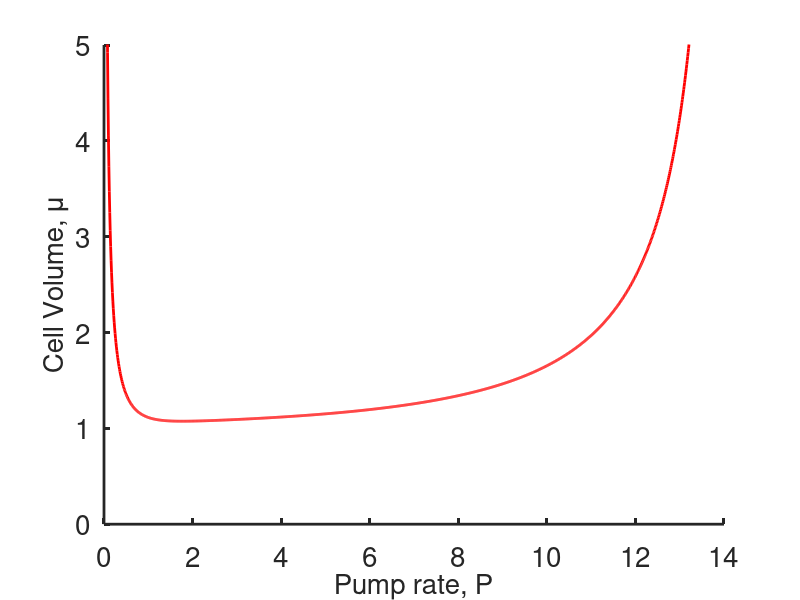
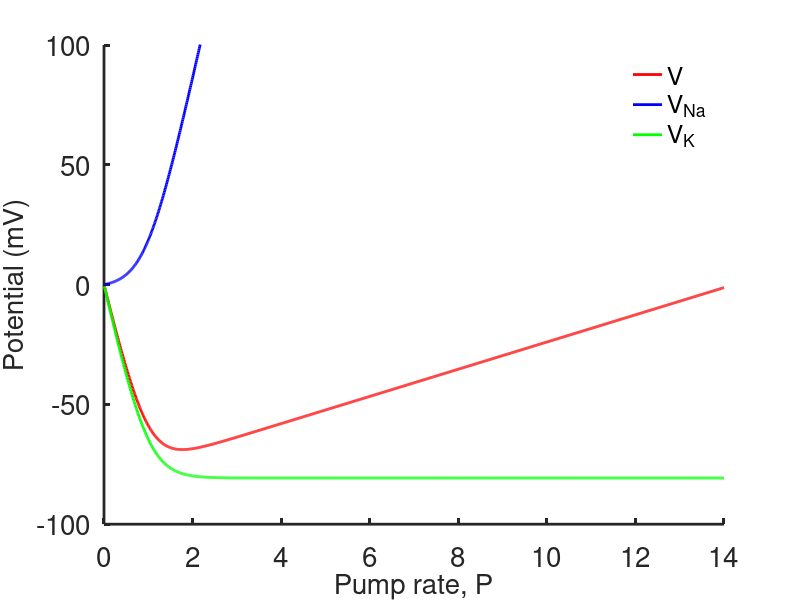
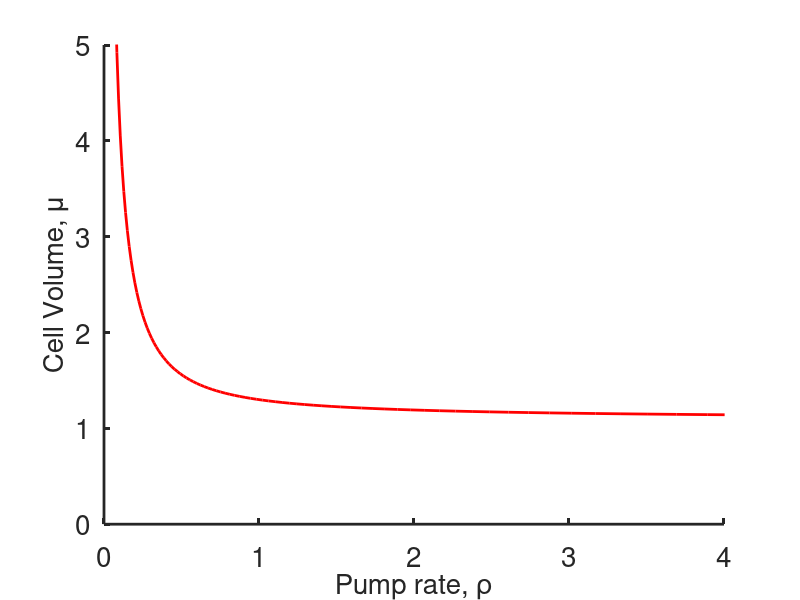
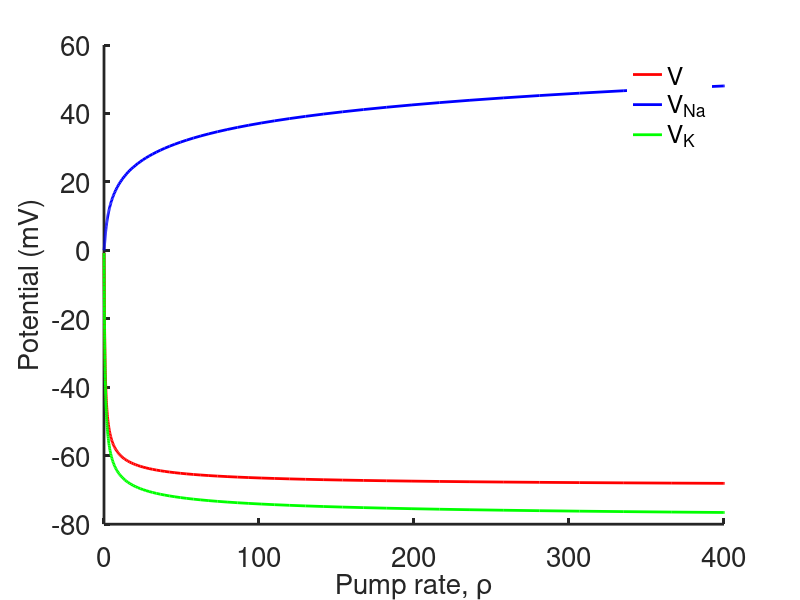

Write the MATLAB code that produced these figures, in order.
%-------------------------------------------------------------------

% Matlab code for plotting the solutions of the pump-leak model.

% For Chapter 2, Fig. 2.17 of
% Keener and Sneyd, Mathematical Physiology, 3rd Edition, Springer.

% Written by James Keener and James Sneyd

%-------------------------------------------------------------------
clear all
close all
clc

set(0,                           ...
   'defaultaxesfontsize', 20,   ...
   'defaultaxeslinewidth', 2.0, ...
   'defaultlinelinewidth', 2.0); 
  
%set parameter values
Ne = 437;
Ke = 20;
gamma = 0.11;
zx = -1;
RTbyF = 25.8;

p = [0.01:.01:14];  %pump rate values could go to 14.3

alpha = (Ne*exp(-3*p)+Ke*exp(2*p*gamma))/(Ne+Ke);
 
 
mu=(1 + sqrt(-alpha*zx^2 + zx^2 + alpha))./(2*(1 - alpha));
y = (-zx+sqrt(zx^2+4*alpha.*mu.^2))./(2*alpha.*mu);


v= -RTbyF*log(y);
 vna = RTbyF*(3*p-log(y));
 vk = RTbyF*(-2*p*gamma-log(y));
figure(1)
plot(p,mu,'r','linewidth',2)
axis([0 14 0 5])
xlabel('Pump rate, P','fontsize',20)
ylabel('Cell Volume, \mu','fontsize',20)
box off

figure(2)
plot(p,v,'r',p,vna,'b',p,vk,'g','linewidth',2)
legend('boxoff')
legend('V','V_{Na}','V_K','fontsize',18)
xlabel('Pump rate, P','fontsize',20)
ylabel('Potential (mV)','fontsize',20)
axis([0 14 -100 100])
 box off



% Now the modified model with P = rho u^3

u = y.*exp(-3*p);

rho=p./ u.^3;
% plot everything as a function of rho
 
figure(3)
plot(rho,mu,'r','linewidth',2)
axis([0 4  0 5])
xlabel('Pump rate, \rho','fontsize',20)
ylabel('Cell Volume, \mu','fontsize',20)
box off
 

 figure(4)
plot(rho,v,'r',rho,vna,'b',rho,vk,'g','linewidth',2)
legend('boxoff')
legend('V','V_{Na}','V_K','fontsize',18,'location', 'best')
xlabel('Pump rate, \rho','fontsize',20)
ylabel('Potential (mV)','fontsize',20)
 axis([0 400 -80 60])
 box off
  

 exercise_on = 0;
% Now the modified model with P = rho u^3/y for exercise 2.30
if (exercise_on==1)
 
rho=y.*p./ u.^3;
% plot everything as a function of rho
 
figure(5)
plot(rho,mu,'r','linewidth',2)
axis([0 4  0 5])
xlabel('Pump rate','fontsize',20)
ylabel('Cell Volume','fontsize',20)
box off

 figure(6)
plot(rho,v,'r',rho,vna,'b',rho,vk,'g','linewidth',2)
legend('boxoff')
legend('V','V_{Na}','V_K','fontsize',18,'location', 'best')
xlabel('Pump rate \rho','fontsize',20)
ylabel('Potential (mV)','fontsize',20)
 axis([0 400 -80 60])
 box off

end

 
